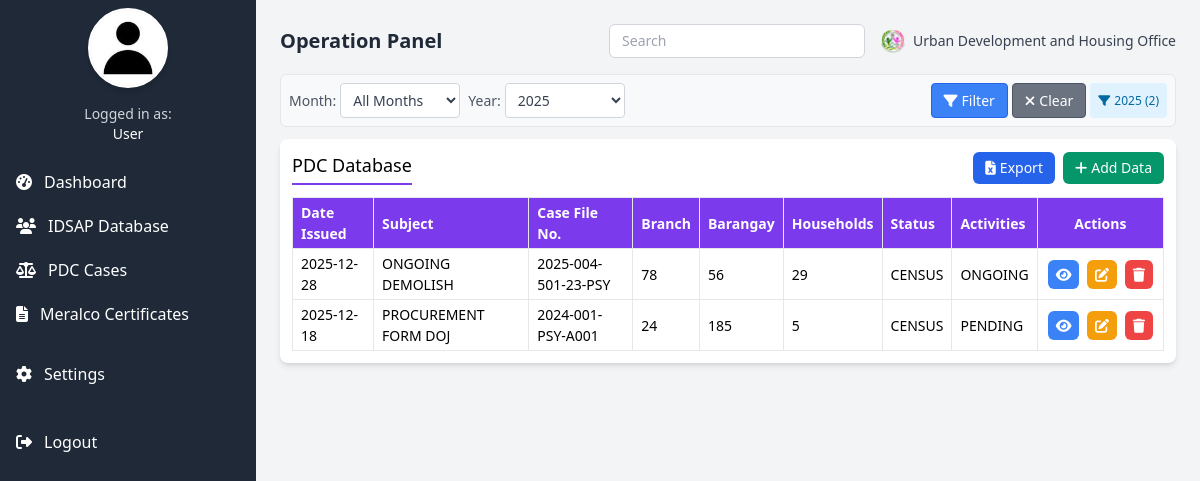
Screenshot of /Operation/operation_panel.php?year=2025-12-18 with the database file from the repository.
### tables this page shows
CREATE TABLE `pdc_records` (
  `id` int(11) NOT NULL AUTO_INCREMENT,
  `date_issued` date NOT NULL,
  `subject` text NOT NULL,
  `case_file` varchar(100) NOT NULL,
  `branch` varchar(100) NOT NULL,
  `affected_barangay` varchar(100) NOT NULL,
  `household_affected` int(11) NOT NULL,
  `status` varchar(50) NOT NULL,
  `activities` varchar(50) NOT NULL,
  `documents` text DEFAULT NULL,
  `created_at` timestamp NULL DEFAULT current_timestamp(),
  PRIMARY KEY (`id`)
);

### Operation/operation_panel.php (the view, shortened to what this page needs)
<?php
$servername = "localhost";
$username = "u198271324_admin";
$password = "Udhodbms01";
$dbname = "u198271324_udho_db";
$conn = new mysqli($servername, $username, $password, $dbname);
$filter_month = isset($_GET['month']) ? intval($_GET['month']) : 0;
$filter_year = isset($_GET['year']) ? intval($_GET['year']) : 0;
$sql = "SELECT * FROM pdc_records";
$conditions = [];
if ($filter_year > 0) {
    $conditions[] = "YEAR(date_issued) = $filter_year";
}
if (!empty($conditions)) {
    $sql .= " WHERE " . implode(" AND ", $conditions);
}
$sql .= " ORDER BY date_issued DESC";
$records = [];
$result = $conn->query($sql);
if ($result && $result->num_rows > 0) {
    while ($row = $result->fetch_assoc()) {
        $records[] = $row;
    }
}
$years_result = $conn->query("SELECT DISTINCT YEAR(date_issued) as year FROM pdc_records WHERE date_issued IS NOT NULL ORDER BY year DESC");
$unique_years = [];
if ($years_result && $years_result->num_rows > 0) {
    while ($row = $years_result->fetch_assoc()) {
        $unique_years[] = $row['year'];
    }
}
?>
<!DOCTYPE html>
<html lang="en">
<head>
  <link href="https://cdn.jsdelivr.net/npm/tailwindcss@2.2.19/dist/tailwind.min.css" rel="stylesheet" />
  <link href="https://cdnjs.cloudflare.com/ajax/libs/font-awesome/6.4.0/css/all.min.css" rel="stylesheet" />
</head>
<body class="bg-gray-100 min-h-screen flex">
  <div class="w-64 bg-gray-800 text-white flex flex-col">
    <div class="flex items-center justify-center h-24">
      <div class="rounded-full bg-gray-200 w-20 h-20 flex items-center justify-center overflow-hidden border-2 border-white shadow-md">
        <?php
        $profilePicture = isset($_SESSION['profile_picture']) ? $_SESSION['profile_picture'] : 'PROFILE_SAMPLE.jpg';
        $profilePath = '../assets/profile_pictures/' . htmlspecialchars($profilePicture);
        $defaultPath = '../assets/PROFILE_SAMPLE.jpg';
        ?>
        <img src="<?php echo file_exists($profilePath) ? $profilePath : $defaultPath; ?>"
            alt="Profile Picture"
            class="w-full h-full object-cover"
            onerror="this.src='<?php echo $defaultPath; ?>'">
      </div>
    </div>
    <div class="px-4 py-2 text-center text-sm text-gray-300">
      Logged in as: <br>
      <span class="font-medium text-white"><?php echo htmlspecialchars($_SESSION['username'] ?? 'User'); ?></span>
    </div>
    <nav class="mt-2">
      <ul>
        <li>
          <a href="operation_dashboard.php" class="block py-2.5 px-4 hover:bg-gray-700 flex items-center sidebar-active">
            <i class="fas fa-tachometer-alt mr-3"></i> Dashboard
          </a>
        </li>
        <li>
          <a href="operation_IDSAP.php" class="block py-2.5 px-4 hover:bg-gray-700 flex items-center">
            <i class="fas fa-users mr-3"></i> IDSAP Database
          </a>
        </li>
        <li>
          <a href="operation_panel.php" class="block py-2.5 px-4 hover:bg-gray-700 flex items-center">
            <i class="fas fa-scale-balanced mr-3"></i> PDC Cases
          </a>
        </li>
        <li>
          <a href="meralco.php" class="block py-2.5 px-4 hover:bg-gray-700 flex items-center">
            <i class="fas fa-file-alt mr-3"></i> Meralco Certificates
          </a>
        </li>
        <li>
          <a href="../settings.php" class="block py-2.5 px-4 hover:bg-gray-700 flex items-center mt-4">
            <i class="fas fa-cog mr-3"></i> Settings
          </a>
        </li>
        <li>
          <a href="../logout.php" class="block py-2.5 px-4 hover:bg-gray-700 flex items-center mt-6">
            <i class="fas fa-sign-out-alt mr-3"></i> Logout
          </a>
        </li>
      </ul>
    </nav>
  </div>
  <div class="flex-1 p-4 md:p-6">
    <header class="flex flex-col md:flex-row justify-between items-center mb-4 gap-4">
      <h1 class="text-xl font-bold text-gray-800">Operation Panel</h1>
      <div class="flex flex-col md:flex-row items-center gap-4 w-full md:w-auto">
        <input type="text" placeholder="Search" class="w-full md:w-64 px-3 py-1.5 border border-gray-300 rounded-md focus:ring-2 focus:ring-blue-500 focus:border-blue-500 transition text-sm" />
        <div class="flex items-center gap-2">
          <img src="/assets/UDHOLOGO.png" alt="Logo" class="h-6">
          <span class="font-medium text-gray-700 text-sm">Urban Development and Housing Office</span>
        </div>
      </div>
    </header>
    <div class="filter-container">
      <form method="GET" action="" id="filterForm">
        <div class="filter-row">
          <div class="filter-group">
            <label class="filter-label">Month:</label>
            <select name="month" id="monthFilter" class="filter-select">
              <option value="0">All Months</option>
            </select>
          </div>
          <div class="filter-group">
            <label class="filter-label">Year:</label>
            <select name="year" id="yearFilter" class="filter-select">
              <?php foreach ($unique_years as $year): ?>
                <option value="<?php echo $year; ?>" <?php echo $filter_year == $year ? 'selected' : ''; ?>>
                  <?php echo $year; ?>
                </option>
              <?php endforeach; ?>
            </select>
          </div>
          <div class="filter-buttons">
            <button type="submit" class="filter-btn primary">
              <i class="fas fa-filter"></i> Filter
            </button>
            <button type="button" onclick="resetFilter()" class="filter-btn secondary">
              <i class="fas fa-times"></i> Clear
            </button>
            <?php if ($filter_month > 0 || $filter_year > 0): ?>
            <div class="filter-badge">
              <i class="fas fa-filter"></i>
              <span>
                <?php
                if ($filter_year > 0) echo $filter_year;
                echo ' (' . count($records) . ')';
                ?>
              </span>
            </div>
            <?php endif; ?>
          </div>
        </div>
      </form>
    </div>
    <div class="bg-white p-3 rounded-lg shadow-md">
      <div class="flex justify-between items-center mb-3">
        <h2 class="text-lg border-b-2 border-purple-600 pb-1">PDC Database</h2>
        <div class="flex gap-2">
          <button onclick="exportToExcel()" class="bg-blue-600 hover:bg-blue-700 text-white px-3 py-1.5 rounded-md transition flex items-center text-sm">
            <i class="fas fa-file-excel mr-1"></i> Export
          </button>
          <button onclick="openModal()" class="bg-green-600 hover:bg-green-700 text-white px-3 py-1.5 rounded-md transition flex items-center text-sm">
            <i class="fas fa-plus mr-1"></i> Add Data
          </button>
        </div>
      </div>
      <?php if (empty($records)): ?>
      <div class="text-center py-6 text-gray-500">
        <i class="fas fa-database text-3xl mb-2"></i>
        <p class="text-sm">No records found<?php echo ($filter_month > 0 || $filter_year > 0) ? ' for the selected filter' : ''; ?>.</p>
        <?php if ($filter_month > 0 || $filter_year > 0): ?>
        <p class="text-xs mt-1">
          <button onclick="resetFilter()" class="text-blue-600 hover:text-blue-800 underline">
            Clear filters to view all records
          </button>
        </p>
        <?php endif; ?>
      </div>
      <?php else: ?>
      <div class="overflow-x-auto">
        <table id="dataTable" class="w-full border compact-table">
          <thead>
            <tr class="bg-purple-600 text-white">
              <th class="border px-2 py-1 text-left">Date Issued</th>
              <th class="border px-2 py-1 text-left">Subject</th>
              <th class="border px-2 py-1 text-left">Case File No.</th>
              <th class="border px-2 py-1 text-left">Branch</th>
              <th class="border px-2 py-1 text-left">Barangay</th>
              <th class="border px-2 py-1 text-left">Households</th>
              <th class="border px-2 py-1 text-left">Status</th>
              <th class="border px-2 py-1 text-left">Activities</th>
              <th class="border px-2 py-1 text-center">Actions</th>
            </tr>
          </thead>
          <tbody id="dataBody">
            <?php foreach ($records as $record):
            ?>
            <tr data-id="<?php echo $record['id']; ?>"
                data-docs="<?php echo htmlspecialchars($record['documents'] ?? '[]'); ?>"
                data-subject="<?php echo htmlspecialchars($record['subject']); ?>"
                data-case-file="<?php echo htmlspecialchars($record['case_file']); ?>">
              <td class="border px-2 py-1"><?php echo $record['date_issued']; ?></td>
              <td class="border px-2 py-1"><?php echo $record['subject']; ?></td>
              <td class="border px-2 py-1"><?php echo $record['case_file']; ?></td>
              <td class="border px-2 py-1"><?php echo $record['branch']; ?></td>
              <td class="border px-2 py-1"><?php echo $record['affected_barangay']; ?></td>
              <td class="border px-2 py-1"><?php echo $record['household_affected']; ?></td>
              <td class="border px-2 py-1"><?php echo $record['status']; ?></td>
              <td class="border px-2 py-1"><?php echo $record['activities']; ?></td>
              <td class="border px-2 py-1 action-buttons">
                <button class="bg-blue-500 hover:bg-blue-600 text-white rounded-md transition" onclick="viewRow(this)">
                  <i class="fas fa-eye"></i>
                </button>
                <button class="bg-yellow-500 hover:bg-yellow-600 text-white rounded-md transition" onclick="editRow(this)">
                  <i class="fas fa-edit"></i>
                </button>
                <button class="bg-red-500 hover:bg-red-600 text-white rounded-md transition" onclick="deleteRow(this)">
                  <i class="fas fa-trash"></i>
                </button>
              </td>
            </tr>
            <?php endforeach; ?>
          </tbody>
        </table>
      </div>
      <?php endif; ?>
    </div>
  </div>
</body>
</html>

### Operation/operation_panel.php (style rules this page uses)
.compact-table th, .compact-table td { padding: 0.25rem 0.5rem; font-size: 0.875rem; }
.action-buttons { white-space: nowrap; }
.action-buttons button { padding: 0.25rem 0.5rem; margin: 0 0.125rem; }
.filter-container { background: #f8f9fa; border-radius: 0.375rem; padding: 0.5rem; margin-bottom: 0.75rem; border: 1px solid #e5e7eb; font-size: 0.875rem; }
.filter-row { display: flex; flex-wrap: wrap; gap: 0.5rem; align-items: center; }
.filter-group { display: flex; align-items: center; gap: 0.25rem; }
.filter-label { font-weight: 500; color: #4b5563; white-space: nowrap; }
.filter-select { padding: 0.375rem 0.5rem; border: 1px solid #d1d5db; border-radius: 0.25rem; font-size: 0.875rem; background: white; color: #374151; min-width: 120px; transition: all 0.15s ease; }
.filter-buttons { display: flex; gap: 0.25rem; margin-left: auto; }
.filter-btn { padding: 0.375rem 0.75rem; border-radius: 0.25rem; font-size: 0.875rem; font-weight: 500; transition: all 0.15s ease; display: flex; align-items: center; gap: 0.25rem; white-space: nowrap; }
.filter-btn.primary { background: #3b82f6; color: white; border: 1px solid #2563eb; }
.filter-btn.secondary { background: #6b7280; color: white; border: 1px solid #4b5563; }
.filter-badge { background: #e0f2fe; color: #0369a1; padding: 0.25rem 0.5rem; border-radius: 0.25rem; font-size: 0.75rem; display: flex; align-items: center; gap: 0.25rem; white-space: nowrap; }

### rows the page displays
pdc_records: date_issued "2025-12-28", subject "ONGOING DEMOLISH", case_file "2025-004-501-23-PSY", branch "78", affected_barangay "56", household_affected "29", status "CENSUS", activities "ONGOING"
pdc_records: date_issued "2025-12-18", subject "PROCUREMENT FORM DOJ", case_file "2024-001-PSY-A001", branch "24", affected_barangay "185", household_affected "5", status "CENSUS", activities "PENDING"

### other values shown
$_SESSION['username'] "User"
$filter_year "2025"
count($records) "2"
form field year "2025"
